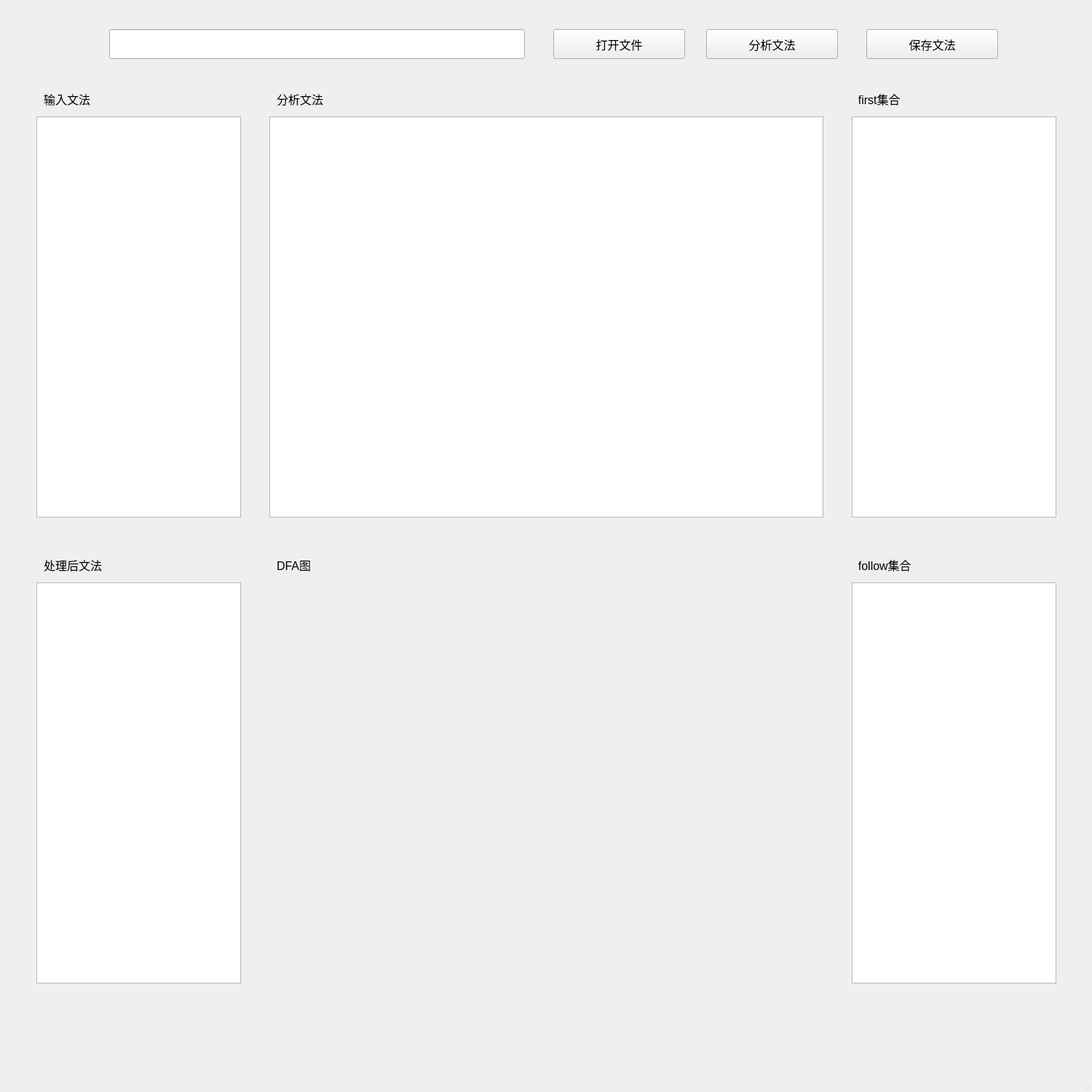
<?xml version="1.0" encoding="UTF-8"?>
<ui version="4.0">
 <class>MainWindow</class>
 <widget class="QMainWindow" name="MainWindow">
  <property name="geometry">
   <rect>
    <x>0</x>
    <y>0</y>
    <width>1500</width>
    <height>1500</height>
   </rect>
  </property>
  <property name="windowTitle">
   <string>文法问题处理器</string>
  </property>
  <widget class="QWidget" name="centralwidget">
   <widget class="QLabel" name="label">
    <property name="geometry">
     <rect>
      <x>60</x>
      <y>120</y>
      <width>211</width>
      <height>31</height>
     </rect>
    </property>
    <property name="font">
     <font>
      <pointsize>12</pointsize>
     </font>
    </property>
    <property name="text">
     <string>输入文法</string>
    </property>
   </widget>
   <widget class="QLabel" name="label_12">
    <property name="geometry">
     <rect>
      <x>1170</x>
      <y>760</y>
      <width>231</width>
      <height>31</height>
     </rect>
    </property>
    <property name="font">
     <font>
      <pointsize>12</pointsize>
     </font>
    </property>
    <property name="text">
     <string>  follow集合</string>
    </property>
   </widget>
   <widget class="QLabel" name="label_2">
    <property name="geometry">
     <rect>
      <x>60</x>
      <y>760</y>
      <width>271</width>
      <height>31</height>
     </rect>
    </property>
    <property name="font">
     <font>
      <pointsize>12</pointsize>
     </font>
    </property>
    <property name="text">
     <string>处理后文法</string>
    </property>
   </widget>
   <widget class="QLabel" name="label_3">
    <property name="geometry">
     <rect>
      <x>380</x>
      <y>120</y>
      <width>161</width>
      <height>31</height>
     </rect>
    </property>
    <property name="font">
     <font>
      <pointsize>12</pointsize>
     </font>
    </property>
    <property name="text">
     <string>分析文法</string>
    </property>
   </widget>
   <widget class="QLabel" name="label_4">
    <property name="geometry">
     <rect>
      <x>1170</x>
      <y>120</y>
      <width>181</width>
      <height>31</height>
     </rect>
    </property>
    <property name="font">
     <font>
      <pointsize>12</pointsize>
     </font>
    </property>
    <property name="text">
     <string>  first集合</string>
    </property>
   </widget>
   <widget class="QLineEdit" name="lineEdit">
    <property name="geometry">
     <rect>
      <x>150</x>
      <y>40</y>
      <width>571</width>
      <height>41</height>
     </rect>
    </property>
   </widget>
   <widget class="QPushButton" name="pushButton">
    <property name="geometry">
     <rect>
      <x>760</x>
      <y>40</y>
      <width>181</width>
      <height>41</height>
     </rect>
    </property>
    <property name="font">
     <font>
      <pointsize>12</pointsize>
      <weight>50</weight>
      <bold>false</bold>
     </font>
    </property>
    <property name="text">
     <string>打开文件</string>
    </property>
   </widget>
   <widget class="QPushButton" name="pushButton_2">
    <property name="geometry">
     <rect>
      <x>970</x>
      <y>40</y>
      <width>181</width>
      <height>41</height>
     </rect>
    </property>
    <property name="font">
     <font>
      <pointsize>12</pointsize>
     </font>
    </property>
    <property name="text">
     <string>分析文法</string>
    </property>
   </widget>
   <widget class="QPushButton" name="pushButton_3">
    <property name="geometry">
     <rect>
      <x>1190</x>
      <y>40</y>
      <width>181</width>
      <height>41</height>
     </rect>
    </property>
    <property name="font">
     <font>
      <pointsize>12</pointsize>
     </font>
    </property>
    <property name="text">
     <string>保存文法</string>
    </property>
   </widget>
   <widget class="QTextBrowser" name="textBrowser">
    <property name="geometry">
     <rect>
      <x>370</x>
      <y>160</y>
      <width>761</width>
      <height>551</height>
     </rect>
    </property>
   </widget>
   <widget class="QTextBrowser" name="textBrowser_2">
    <property name="geometry">
     <rect>
      <x>1170</x>
      <y>160</y>
      <width>281</width>
      <height>551</height>
     </rect>
    </property>
   </widget>
   <widget class="QTextBrowser" name="textBrowser_4">
    <property name="geometry">
     <rect>
      <x>1170</x>
      <y>800</y>
      <width>281</width>
      <height>551</height>
     </rect>
    </property>
   </widget>
   <widget class="QTextBrowser" name="textBrowser_6">
    <property name="geometry">
     <rect>
      <x>50</x>
      <y>800</y>
      <width>281</width>
      <height>551</height>
     </rect>
    </property>
   </widget>
   <widget class="QTextEdit" name="textEdit">
    <property name="geometry">
     <rect>
      <x>50</x>
      <y>160</y>
      <width>281</width>
      <height>551</height>
     </rect>
    </property>
   </widget>
   <widget class="QLabel" name="label_11">
    <property name="geometry">
     <rect>
      <x>380</x>
      <y>760</y>
      <width>231</width>
      <height>31</height>
     </rect>
    </property>
    <property name="font">
     <font>
      <pointsize>12</pointsize>
     </font>
    </property>
    <property name="text">
     <string>DFA图</string>
    </property>
   </widget>
   <widget class="QLabel" name="label_10">
    <property name="geometry">
     <rect>
      <x>380</x>
      <y>810</y>
      <width>751</width>
      <height>531</height>
     </rect>
    </property>
    <property name="font">
     <font>
      <pointsize>12</pointsize>
     </font>
    </property>
    <property name="text">
     <string>  </string>
    </property>
   </widget>
  </widget>
  <widget class="QMenuBar" name="menubar">
   <property name="geometry">
    <rect>
     <x>0</x>
     <y>0</y>
     <width>1500</width>
     <height>21</height>
    </rect>
   </property>
  </widget>
  <widget class="QStatusBar" name="statusbar"/>
 </widget>
 <resources/>
 <connections/>
</ui>
